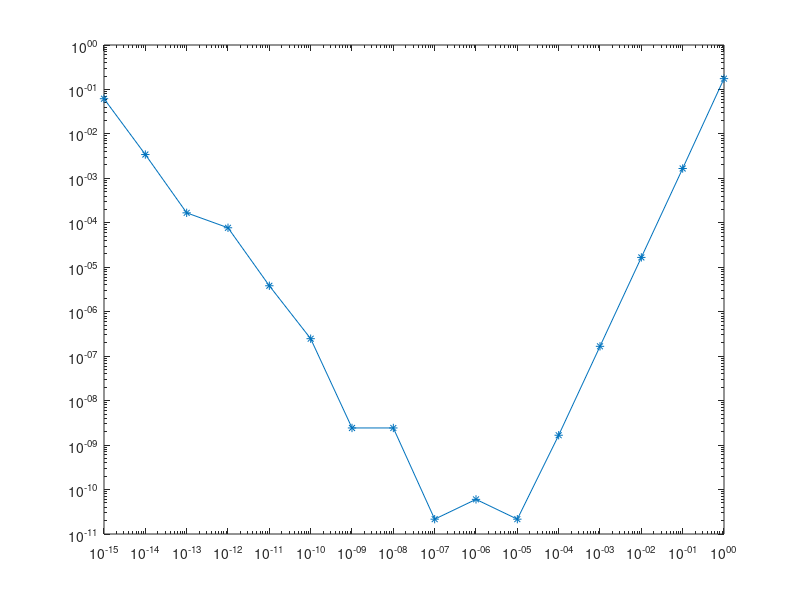

Recreate this plot in MATLAB.
format long;

e = exp(1);

hs = 10.^(0:-1:-15);

%error_f = @(h) abs((exp(1+h) - e) ./ h - e) ./ e;
error_f = @(h) abs((exp(1+h) - exp(1-h)) ./ (2 * h) - e) ./ e;

errors = error_f(hs);

loglog(hs, errors, "*-");
